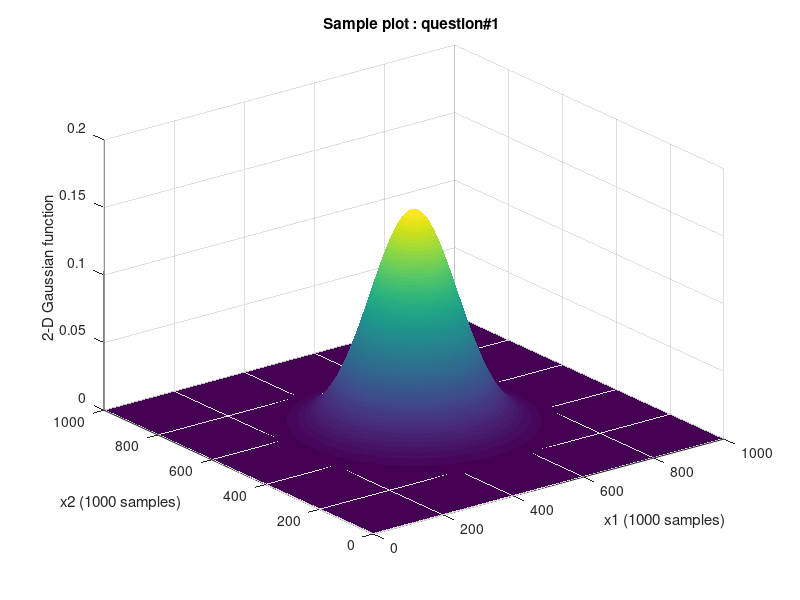
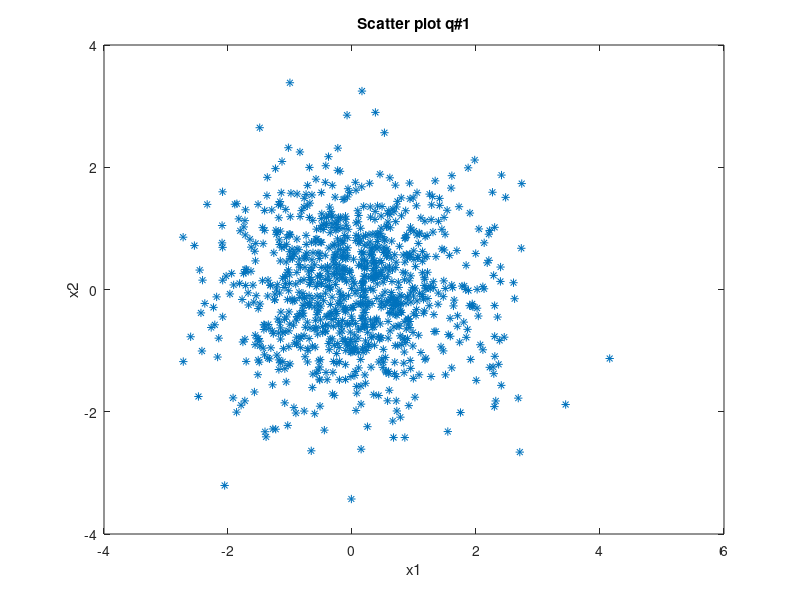

The MATLAB source for these figures, in order:
function [ ] = agautam1_q1 ( )
%AGAUTAM1_Q1 Summary of this function goes here
%   Detailed explanation goes here

% Defining the parameters i.e mean, co-variance and the meshgrid 
mean = [0 0];
covariance = [1 0; 0 1];
% 1000 samples point in both direction
x1 = -5:.01:5; 
x2 = -5:.01:5;

[X1,X2] = meshgrid(x1,x2);

% Multivariant Gaussian Function 
prob_func = mvnpdf([X1(:) X2(:)],mean,covariance);
% Reshaping to fit the axis grid i.e size(x1)*size(x2) in 2-Dimensions
prob_func = reshape(prob_func,length(x1),length(x2));

figure
% Surface of the prob_func which will plot the value along z axis
h = surf(prob_func);
% Make sure that the line grid is not there else it will be black
set(h,'LineStyle','none')
% setting the axis of the plot to fit as per the dimensions defined
axis([0 1000 0 1000 0 .2])

% labelling the axis
fprintf('Plotting the 2-D gaussian graph \n');
xlabel('x1 (1000 samples)'); 
ylabel('x2 (1000 samples)'); 
zlabel('2-D Gaussian function');
title('Sample plot : question#1 ');

scatter_plot = mvnrnd(mean,covariance,1000);

figure
fprintf('Scatter plot q#1');
plot(scatter_plot(:,1),scatter_plot(:,2),'*')
xlabel('x1');
ylabel('x2');
title('Scatter plot q#1');

end
